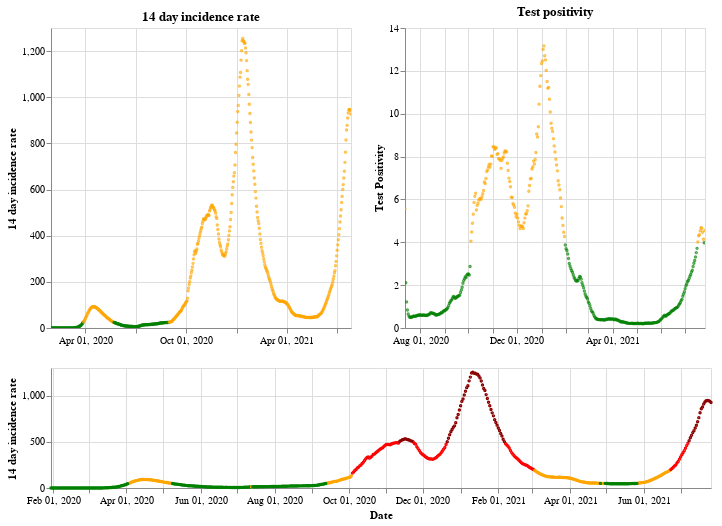

Write notebook code for a chart like this one.
### Markdown cell above
## England

### Code cell
plot_traffic_light('England')

### Figure 1 — Vega-Lite specification as saved in the notebook (floating-point values rounded to 4 significant figures; data arrays with more than 128 entries replaced by an {"elided": "..."} marker saying what was removed)
{"config": {"view": {"continuousWidth": 400, "continuousHeight": 300}}, "vconcat": [{"hconcat": [{"mark": {"type": "point", "size": 2}, "encoding": {"color": {"condition": {"value": "green", "test": "(datum.twoWeeklyCasesRate <= 25)"}, "value": "orange"}, "tooltip": [{"type": "nominal", "field": "areaName"}, {"type": "temporal", "field": "date"}, {"type": "quantitative", "field": "twoWeeklyCasesRate"}, {"type": "quantitative", "field": "testPositivity"}], "x": {"type": "temporal", "axis": {"title": ""}, "field": "date", "scale": {"domain": {"selection": "DateBrush"}}, "timeUnit": "yearmonthdate"}, "y": {"type": "quantitative", "axis": {"title": "14 day incidence rate"}, "field": "twoWeeklyCasesRate"}}, "title": "14 day incidence rate", "width": 300}, {"mark": {"type": "point", "size": 2}, "encoding": {"color": {"condition": {"value": "green", "test": "(datum.testPositivity <= 4)"}, "value": "orange"}, "tooltip": [{"type": "nominal", "field": "areaName"}, {"type": "temporal", "field": "date"}, {"type": "quantitative", "field": "twoWeeklyCasesRate"}, {"type": "quantitative", "field": "testPositivity"}], "x": {"type": "temporal", "axis": {"title": ""}, "field": "date", "scale": {"domain": {"selection": "DateBrush"}}, "timeUnit": "yearmonthdate"}, "y": {"type": "quantitative", "axis": {"title": "Test Positivity"}, "field": "testPositivity"}}, "title": "Test positivity", "width": 300}]}, {"layer": [{"mark": {"type": "point", "size": 2}, "encoding": {"color": {"condition": {"value": "orange", "test": "(((datum.testPositivity < 4) && (datum.twoWeeklyCasesRate >= 50)) && (datum.twoWeeklyCasesRate < 200))"}, "value": "red"}, "opacity": {"condition": {"value": 1, "test": "((datum.twoWeeklyCasesRate >= 50) && (datum.twoWeeklyCasesRate < 500))"}, "value": 0}, "tooltip": [{"type": "nominal", "field": "areaName"}, {"type": "temporal", "field": "date"}, {"type": "quantitative", "field": "twoWeeklyCasesRate"}, {"type": "quantitative", "field": "testPositivity"}], "x": {"type": "temporal", "axis": {"title": "Date"}, "field": "date", "timeUnit": "yearmonthdate"}, "y": {"type": "quantitative", "axis": {"title": "14 day incidence rate"}, "field": "twoWeeklyCasesRate"}}, "selection": {"DateBrush": {"type": "interval", "encodings": ["x"], "fields": ["Time"]}}}, {"mark": {"type": "point", "size": 2}, "encoding": {"color": {"value": "darkred"}, "opacity": {"condition": {"value": 1, "test": "(datum.twoWeeklyCasesRate >= 500)"}, "value": 0}, "tooltip": [{"type": "nominal", "field": "areaName"}, {"type": "temporal", "field": "date"}, {"type": "quantitative", "field": "twoWeeklyCasesRate"}, {"type": "quantitative", "field": "testPositivity"}], "x": {"type": "temporal", "axis": {"title": "Date"}, "field": "date", "timeUnit": "yearmonthdate"}, "y": {"type": "quantitative", "axis": {"title": "14 day incidence rate"}, "field": "twoWeeklyCasesRate"}}}, {"mark": {"type": "point", "size": 2}, "encoding": {"color": {"condition": {"value": "green", "test": "((datum.testPositivity < 4) && (datum.twoWeeklyCasesRate < 50))"}, "value": "orange"}, "opacity": {"condition": {"value": 1, "test": "(datum.twoWeeklyCasesRate < 50)"}, "value": 0}, "tooltip": [{"type": "nominal", "field": "areaName"}, {"type": "temporal", "field": "date"}, {"type": "quantitative", "field": "twoWeeklyCasesRate"}, {"type": "quantitative", "field": "testPositivity"}], "x": {"type": "temporal", "axis": {"title": "Date"}, "field": "date", "timeUnit": "yearmonthdate"}, "y": {"type": "quantitative", "axis": {"title": "14 day incidence rate"}, "field": "twoWeeklyCasesRate"}}}], "height": 120, "width": 660}], "data": {"name": "data-f8ad416b62344a04a39313953354c1fd"}, "$schema": "https://vega.github.io/schema/vega-lite/v4.8.1.json", "datasets": {"data-f8ad416b62344a04a39313953354c1fd": {"elided": "544 records"}}}
